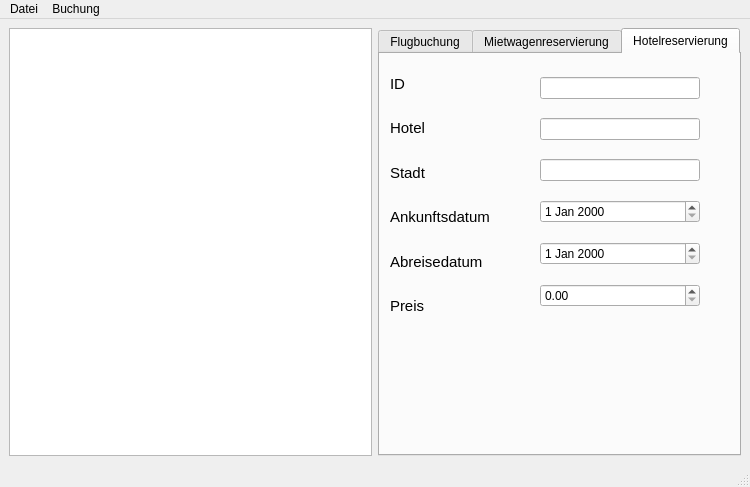
<?xml version="1.0" encoding="UTF-8"?>
<ui version="4.0">
 <class>MainWindow</class>
 <widget class="QMainWindow" name="MainWindow">
  <property name="geometry">
   <rect>
    <x>0</x>
    <y>0</y>
    <width>750</width>
    <height>487</height>
   </rect>
  </property>
  <property name="windowTitle">
   <string>MainWindow</string>
  </property>
  <widget class="QWidget" name="centralwidget">
   <layout class="QHBoxLayout" name="horizontalLayout">
    <item>
     <widget class="QListWidget" name="listWidget"/>
    </item>
    <item>
     <widget class="QTabWidget" name="tabWidget">
      <property name="whatsThis">
       <string>&lt;html&gt;&lt;head/&gt;&lt;body&gt;&lt;p&gt;ass&lt;/p&gt;&lt;/body&gt;&lt;/html&gt;</string>
      </property>
      <property name="currentIndex">
       <number>2</number>
      </property>
      <widget class="QWidget" name="tab">
       <property name="toolTip">
        <string>&lt;html&gt;&lt;head/&gt;&lt;body&gt;&lt;p&gt;&lt;br/&gt;&lt;/p&gt;&lt;/body&gt;&lt;/html&gt;</string>
       </property>
       <attribute name="title">
        <string>Flugbuchung</string>
       </attribute>
       <widget class="QWidget" name="verticalLayoutWidget">
        <property name="geometry">
         <rect>
          <x>10</x>
          <y>10</y>
          <width>141</width>
          <height>251</height>
         </rect>
        </property>
        <layout class="QVBoxLayout" name="verticalLayout">
         <item>
          <widget class="QLabel" name="label">
           <property name="font">
            <font>
             <pointsize>11</pointsize>
            </font>
           </property>
           <property name="text">
            <string>ID</string>
           </property>
          </widget>
         </item>
         <item>
          <widget class="QLabel" name="label_4">
           <property name="font">
            <font>
             <pointsize>11</pointsize>
            </font>
           </property>
           <property name="text">
            <string>Startflughafen</string>
           </property>
          </widget>
         </item>
         <item>
          <widget class="QLabel" name="label_5">
           <property name="font">
            <font>
             <pointsize>11</pointsize>
            </font>
           </property>
           <property name="text">
            <string>Zielflughafen</string>
           </property>
          </widget>
         </item>
         <item>
          <widget class="QLabel" name="label_2">
           <property name="font">
            <font>
             <pointsize>11</pointsize>
            </font>
           </property>
           <property name="text">
            <string>Startdatum</string>
           </property>
          </widget>
         </item>
         <item>
          <widget class="QLabel" name="label_6">
           <property name="font">
            <font>
             <pointsize>11</pointsize>
            </font>
           </property>
           <property name="text">
            <string>Fluggesellschaft</string>
           </property>
          </widget>
         </item>
         <item>
          <widget class="QLabel" name="label_7">
           <property name="font">
            <font>
             <pointsize>11</pointsize>
            </font>
           </property>
           <property name="text">
            <string>Preis</string>
           </property>
          </widget>
         </item>
        </layout>
       </widget>
       <widget class="QWidget" name="verticalLayoutWidget_2">
        <property name="geometry">
         <rect>
          <x>160</x>
          <y>10</y>
          <width>160</width>
          <height>261</height>
         </rect>
        </property>
        <layout class="QVBoxLayout" name="verticalLayout_2">
         <item>
          <widget class="QLineEdit" name="lineEdit"/>
         </item>
         <item>
          <widget class="QLineEdit" name="lineEdit_2"/>
         </item>
         <item>
          <widget class="QLineEdit" name="lineEdit_3"/>
         </item>
         <item>
          <widget class="QDateEdit" name="dateEdit"/>
         </item>
         <item>
          <widget class="QLineEdit" name="lineEdit_4"/>
         </item>
         <item>
          <widget class="QDoubleSpinBox" name="doubleSpinBox">
           <property name="maximum">
            <double>99999.990000000005239</double>
           </property>
          </widget>
         </item>
        </layout>
       </widget>
      </widget>
      <widget class="QWidget" name="tab_2">
       <attribute name="title">
        <string>Mietwagenreservierung</string>
       </attribute>
       <widget class="QWidget" name="verticalLayoutWidget_3">
        <property name="geometry">
         <rect>
          <x>10</x>
          <y>10</y>
          <width>141</width>
          <height>291</height>
         </rect>
        </property>
        <layout class="QVBoxLayout" name="verticalLayout_4">
         <item>
          <widget class="QLabel" name="label_8">
           <property name="font">
            <font>
             <pointsize>11</pointsize>
            </font>
           </property>
           <property name="text">
            <string>ID</string>
           </property>
          </widget>
         </item>
         <item>
          <widget class="QLabel" name="label_13">
           <property name="font">
            <font>
             <pointsize>11</pointsize>
            </font>
           </property>
           <property name="text">
            <string>Unternehmen</string>
           </property>
          </widget>
         </item>
         <item>
          <widget class="QLabel" name="label_9">
           <property name="font">
            <font>
             <pointsize>11</pointsize>
            </font>
           </property>
           <property name="text">
            <string>Abholdatum</string>
           </property>
          </widget>
         </item>
         <item>
          <widget class="QLabel" name="label_12">
           <property name="font">
            <font>
             <pointsize>11</pointsize>
            </font>
           </property>
           <property name="text">
            <string>Abholort</string>
           </property>
          </widget>
         </item>
         <item>
          <widget class="QLabel" name="label_10">
           <property name="font">
            <font>
             <pointsize>11</pointsize>
            </font>
           </property>
           <property name="text">
            <string>Abgabedatum</string>
           </property>
          </widget>
         </item>
         <item>
          <widget class="QLabel" name="label_11">
           <property name="font">
            <font>
             <pointsize>11</pointsize>
            </font>
           </property>
           <property name="text">
            <string>Abgabeort</string>
           </property>
          </widget>
         </item>
         <item>
          <widget class="QLabel" name="label_14">
           <property name="font">
            <font>
             <pointsize>11</pointsize>
            </font>
           </property>
           <property name="text">
            <string>Preis</string>
           </property>
          </widget>
         </item>
        </layout>
       </widget>
       <widget class="QWidget" name="verticalLayoutWidget_5">
        <property name="geometry">
         <rect>
          <x>160</x>
          <y>10</y>
          <width>160</width>
          <height>291</height>
         </rect>
        </property>
        <layout class="QVBoxLayout" name="verticalLayout_6">
         <item>
          <widget class="QLineEdit" name="lineEdit_5"/>
         </item>
         <item>
          <widget class="QLineEdit" name="lineEdit_6"/>
         </item>
         <item>
          <widget class="QDateEdit" name="dateEdit_2"/>
         </item>
         <item>
          <widget class="QLineEdit" name="lineEdit_7"/>
         </item>
         <item>
          <widget class="QDateEdit" name="dateEdit_3"/>
         </item>
         <item>
          <widget class="QLineEdit" name="lineEdit_8"/>
         </item>
         <item>
          <widget class="QDoubleSpinBox" name="doubleSpinBox_2">
           <property name="maximum">
            <double>99999.990000000005239</double>
           </property>
          </widget>
         </item>
        </layout>
       </widget>
      </widget>
      <widget class="QWidget" name="tab_3">
       <attribute name="title">
        <string>Hotelreservierung</string>
       </attribute>
       <widget class="QWidget" name="verticalLayoutWidget_4">
        <property name="geometry">
         <rect>
          <x>10</x>
          <y>10</y>
          <width>141</width>
          <height>261</height>
         </rect>
        </property>
        <layout class="QVBoxLayout" name="verticalLayout_5">
         <item>
          <widget class="QLabel" name="label_15">
           <property name="font">
            <font>
             <pointsize>11</pointsize>
            </font>
           </property>
           <property name="text">
            <string>ID</string>
           </property>
          </widget>
         </item>
         <item>
          <widget class="QLabel" name="label_18">
           <property name="font">
            <font>
             <pointsize>11</pointsize>
            </font>
           </property>
           <property name="text">
            <string>Hotel</string>
           </property>
          </widget>
         </item>
         <item>
          <widget class="QLabel" name="label_19">
           <property name="font">
            <font>
             <pointsize>11</pointsize>
            </font>
           </property>
           <property name="text">
            <string>Stadt</string>
           </property>
          </widget>
         </item>
         <item>
          <widget class="QLabel" name="label_16">
           <property name="font">
            <font>
             <pointsize>11</pointsize>
            </font>
           </property>
           <property name="text">
            <string>Ankunftsdatum</string>
           </property>
          </widget>
         </item>
         <item>
          <widget class="QLabel" name="label_17">
           <property name="font">
            <font>
             <pointsize>11</pointsize>
            </font>
           </property>
           <property name="text">
            <string>Abreisedatum</string>
           </property>
          </widget>
         </item>
         <item>
          <widget class="QLabel" name="label_21">
           <property name="font">
            <font>
             <pointsize>11</pointsize>
            </font>
           </property>
           <property name="text">
            <string>Preis</string>
           </property>
          </widget>
         </item>
        </layout>
       </widget>
       <widget class="QWidget" name="verticalLayoutWidget_6">
        <property name="geometry">
         <rect>
          <x>160</x>
          <y>10</y>
          <width>160</width>
          <height>261</height>
         </rect>
        </property>
        <layout class="QVBoxLayout" name="verticalLayout_7">
         <item>
          <widget class="QLineEdit" name="lineEdit_9"/>
         </item>
         <item>
          <widget class="QLineEdit" name="lineEdit_10"/>
         </item>
         <item>
          <widget class="QLineEdit" name="lineEdit_11"/>
         </item>
         <item>
          <widget class="QDateEdit" name="dateEdit_4"/>
         </item>
         <item>
          <widget class="QDateEdit" name="dateEdit_5"/>
         </item>
         <item>
          <widget class="QDoubleSpinBox" name="doubleSpinBox_3">
           <property name="maximum">
            <double>99999.990000000005239</double>
           </property>
          </widget>
         </item>
        </layout>
       </widget>
      </widget>
     </widget>
    </item>
   </layout>
  </widget>
  <widget class="QMenuBar" name="menubar">
   <property name="geometry">
    <rect>
     <x>0</x>
     <y>0</y>
     <width>750</width>
     <height>21</height>
    </rect>
   </property>
   <widget class="QMenu" name="menuDatei">
    <property name="title">
     <string>Datei</string>
    </property>
    <addaction name="separator"/>
    <addaction name="actionEinlesen"/>
    <addaction name="actionExportieren"/>
   </widget>
   <widget class="QMenu" name="menuBuchung">
    <property name="title">
     <string>Buchung</string>
    </property>
    <addaction name="actionAuswaehlen"/>
    <addaction name="actionAlle_anzeigen"/>
   </widget>
   <addaction name="menuDatei"/>
   <addaction name="menuBuchung"/>
  </widget>
  <widget class="QStatusBar" name="statusbar"/>
  <action name="actionEinlesen">
   <property name="checkable">
    <bool>false</bool>
   </property>
   <property name="checked">
    <bool>false</bool>
   </property>
   <property name="icon">
    <iconset theme="document-open">
     <normaloff>.</normaloff>.</iconset>
   </property>
   <property name="text">
    <string>Einlesen</string>
   </property>
   <property name="shortcut">
    <string>Ctrl+I</string>
   </property>
  </action>
  <action name="actionAuswaehlen">
   <property name="icon">
    <iconset theme="edit-find">
     <normaloff>.</normaloff>.</iconset>
   </property>
   <property name="text">
    <string>Auswählen</string>
   </property>
   <property name="shortcut">
    <string>Ctrl+S</string>
   </property>
  </action>
  <action name="actionAlle_anzeigen">
   <property name="icon">
    <iconset theme="dialog-information">
     <normaloff>.</normaloff>.</iconset>
   </property>
   <property name="text">
    <string>Alle anzeigen</string>
   </property>
   <property name="shortcut">
    <string>Ctrl+A</string>
   </property>
  </action>
  <action name="actionExportieren">
   <property name="text">
    <string>Exportieren</string>
   </property>
   <property name="shortcut">
    <string>Ctrl+E</string>
   </property>
  </action>
 </widget>
 <resources/>
 <connections/>
</ui>
